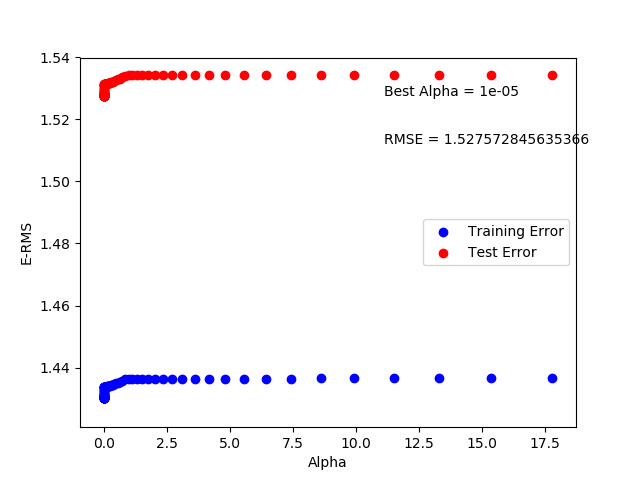

Python code for this plot:

import pandas as pd 
import numpy as np 

import matplotlib.pyplot as plt

# the library we will use to create the model 
from sklearn import linear_model
from sklearn.linear_model import Lasso

# Polynomial features
from sklearn.preprocessing import PolynomialFeatures

from sklearn import metrics
import math

DATA_FILE       = "/Users/sonu/Documents/aiml/assignments/c1_Project_D/project - part D - training data set.csv"
TEST_DATA_FILE  = "/Users/sonu/Documents/aiml/assignments/c1_Project_D/project - part D - testing data set.csv"

DATA_SEP = ','

# read inputs
dfTrain = pd.read_csv(DATA_FILE, sep=DATA_SEP)
dfTest = pd.read_csv(TEST_DATA_FILE, sep=DATA_SEP)

## Train data
_X = dfTrain['Father'].values.reshape(-1,1)
y = dfTrain['Son'].values.reshape(-1,1)

## Test data
_X_test = dfTest['Father'].values.reshape(-1,1)
y_test = dfTest['Son'].values.reshape(-1,1)


# Degrees to fit
# MAX_ITER     = 100
DEGREE       = 11

poly = PolynomialFeatures(degree=DEGREE)
X = poly.fit_transform(_X)
# transform features
X_test = poly.fit_transform(_X_test)

test_score = []
training_score = []

lps = np.logspace(-5, 1.25, 100)
for lp in lps:
    # Reg model
    lass = Lasso(alpha=lp, max_iter=10000)
    lass.fit(X,y)
    #predict
    y_pred = lass.predict(X)
    y_pred_test = lass.predict(X_test)
    test_score.append((lp, math.sqrt(metrics.mean_squared_error(y_test, y_pred_test))))
    training_score.append((lp, math.sqrt(metrics.mean_squared_error(y, y_pred))))


print("Best Alpha : ", test_score[test_score.index(min(test_score))][0])
print("Best RMSE : ", test_score[test_score.index(min(test_score))][1])

plt.scatter(lps, [i[1] for i in training_score], color='b', label='Training Error')
plt.scatter(lps, [j[1] for j in test_score], color='r', label='Test Error')
plt.xlabel("Alpha")
plt.ylabel("E-RMS")
plt.legend()
plt.figtext(.6, .8, "Best Alpha = %s" % (str(test_score[test_score.index(min(test_score))][0])))
plt.figtext(.6, .7, "RMSE = %s" % (str(test_score[test_score.index(min(test_score))][1])))
plt.show()
